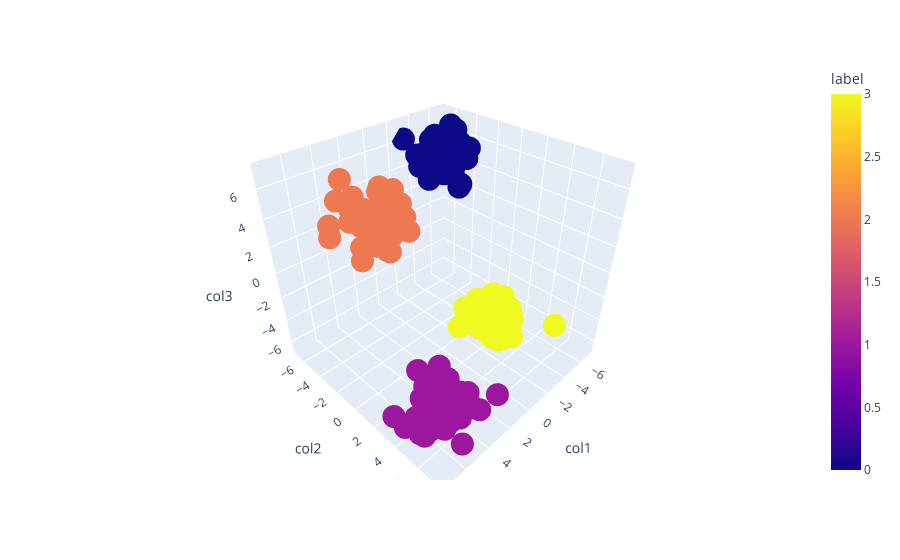

Notebook code for this chart:
### Code cell
fig = px.scatter_3d(df,x='col1', y='col2', z='col3',color='label')
fig.show()

### Figure 1 — Plotly figure (JSON) as saved in the notebook; plotly's stock layout.template omitted (floating-point values rounded to 4 significant figures; data arrays with more than 128 entries replaced by an {"elided": "..."} marker saying what was removed)
{"data": [{"hovertemplate": "col1=%{x}<br>col2=%{y}<br>col3=%{z}<br>label=%{marker.color}<extra></extra>", "legendgroup": "", "marker": {"color": {"elided": "200 int values"}, "coloraxis": "coloraxis", "symbol": "circle"}, "mode": "markers", "name": "", "scene": "scene", "showlegend": false, "type": "scatter3d", "x": {"elided": "200 float values"}, "y": {"elided": "200 float values"}, "z": {"elided": "200 float values"}}], "layout": {"coloraxis": {"colorbar": {"title": {"text": "label"}}, "colorscale": [[0, "#0d0887"], [0.1111, "#46039f"], [0.2222, "#7201a8"], [0.3333, "#9c179e"], [0.4444, "#bd3786"], [0.5556, "#d8576b"], [0.6667, "#ed7953"], [0.7778, "#fb9f3a"], [0.8889, "#fdca26"], [1, "#f0f921"]]}, "legend": {"tracegroupgap": 0}, "margin": {"t": 60}, "scene": {"domain": {"x": [0, 1], "y": [0, 1]}, "xaxis": {"title": {"text": "col1"}}, "yaxis": {"title": {"text": "col2"}}, "zaxis": {"title": {"text": "col3"}}}}}
